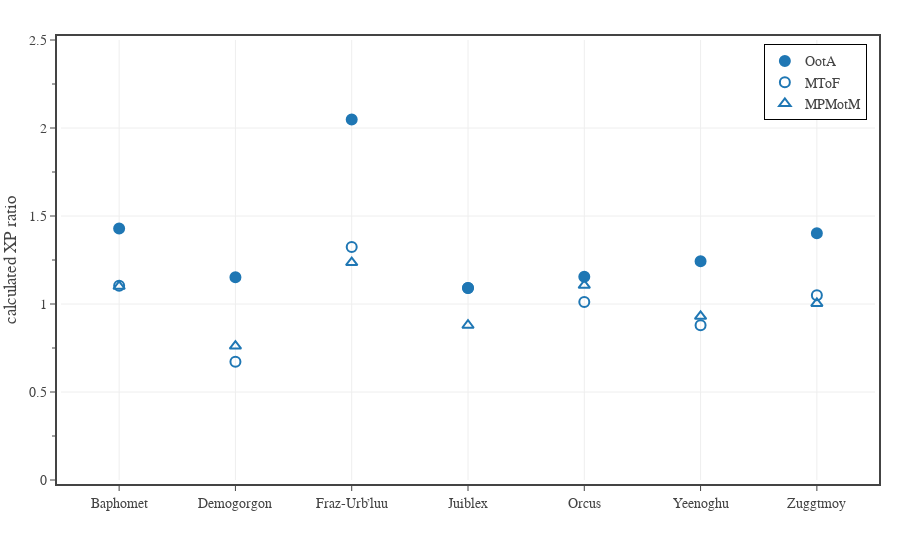

The cell this chart's notebook holds for it:
### Code cell
# list of monsters published in two different books
df1 = df0[df0['CR'].between(1,30) & df0['Legendary'].isin(['LL'])]
dfG = df1.groupby(['Monster','Book']).size().to_frame('Total').reset_index()
dfG = dfG[dfG['Total'].gt(0)]
dfG = dfG.groupby(['Monster']).size().to_frame('Total').reset_index()
dfG = dfG[dfG['Total'].gt(2)]
dupMonsters = dfG['Monster'].tolist()

df1 = df1[df1['Monster'].isin(dupMonsters)]

#books = list(df1['Book'].unique())
books = ['OotA', 'MToF', 'MPMotM']
colors = plt.rcParams['axes.prop_cycle'].by_key()['color']
markers = [
    dict(
        color='#1f77b4', 
        line=dict(color='#1f77b4', width=2),
        size=10,
        symbol='circle',
    ),
    dict(
        color='rgba(0,0,0,0.0)', 
        line=dict(color='#1f77b4', width=2),
        size=10, 
        symbol='circle',
    ),
    dict(
        color='rgba(0,0,0,0.0)', 
        line=dict(color='#1f77b4', width=2),
        size=10, 
        symbol='triangle-up',
    )
]

# create figure
fig = go.Figure(
    layout=go.Layout(
        template=TFB_TEMPLATE,
        xaxis=dict(
            range=[-0.5, len(dupMonsters)-0.5],
        ),
        yaxis=dict(
            title_text='calculated XP ratio',
            range=[0, 2.5],
            tick0=0, dtick=0.5,
            minor=dict(tick0=0, dtick=0.25),
        ),
        legend=dict(
            yanchor='top',  y=0.99,
            xanchor='right', x=0.99,
            orientation='v',
        ),
    )
)

# plot data
for book, color, marker in zip(books, colors, markers):
    data = df1[df1['Book'].isin([book])]
    xpr_mean = np.mean(data['eXP Ratio'])
    xpr_std = np.std(data['eXP Ratio'])
    print(f'{book}: {xpr_mean:.2f} ({xpr_std:.2f})')
    text = [f'{x:.0f}' for x in data['CR'].to_list()]
    fig.add_trace(go.Scatter(
        x=data['Monster'], 
        y=data['eXP Ratio'],
        mode='markers',
        marker=marker,
        name=book,
        text=text,
        hovertemplate=
            f'<b>Book:</b> {book}<br>'+
            '<b>Monster:</b> %{x}<br>'+
            '<b>CR:</b> %{text}<br>'+
            '<b>XP ratio:</b> %{y:.2f}'+
            '<extra></extra>'
    ))


# show figure
fig.show(config=TFB_CONFIG)

# save large format figure
if SAVEFIGS:
    file_name = f'./fig-exp-ratio-vs-monster-demon-lords-large.html'
    fig.write_html(
        file_name, 
        include_plotlyjs=False, 
        full_html=False, 
        config=TFB_CONFIG
    )
    # add style to figure
    with open(file_name, 'r') as fin:
        fig_soup = BeautifulSoup(fin, 'html.parser')

    fig_soup.div['class'] = 'plotly-div-large'
    #fig_soup.div['style'] = 'width:800px; min-width:50%; max-width:100%'
    with open(file_name, 'wb') as fout:
        fout.write(fig_soup.prettify('utf-8'))

# save small format figure
if SAVEFIGS:
    fig.update_traces(marker=dict(size=6))
    fig.update_layout(font=dict(size=10), legend=dict(font=dict(size=10)))
    file_name = f'./fig-exp-ratio-vs-monster-demon-lords-small.html'
    fig.write_html(
        file_name, 
        include_plotlyjs=False, 
        full_html=False, 
        config=TFB_CONFIG
    )
    # add style to figure
    with open(file_name, 'r') as fin:
        fig_soup = BeautifulSoup(fin, 'html.parser')

    fig_soup.div['class'] = 'plotly-div-small'
    fig_soup.div['style'] = 'aspect-ratio: 600/500;'
    with open(file_name, 'wb') as fout:
        fout.write(fig_soup.prettify('utf-8'))

### Figure 1 — Plotly figure (JSON) as saved in the notebook; plotly's stock layout.template omitted (floating-point values rounded to 4 significant figures)
{"data": [{"hovertemplate": "<b>Book:</b> OotA<br><b>Monster:</b> %{x}<br><b>CR:</b> %{text}<br><b>XP ratio:</b> %{y:.2f}<extra></extra>", "marker": {"color": "#1f77b4", "line": {"color": "#1f77b4", "width": 2}, "size": 10, "symbol": "circle"}, "mode": "markers", "name": "OotA", "text": ["23", "26", "23", "23", "26", "24", "23"], "type": "scatter", "x": ["Baphomet", "Demogorgon", "Fraz-Urb’luu", "Juiblex", "Orcus", "Yeenoghu", "Zuggtmoy"], "y": [1.429, 1.152, 2.049, 1.09, 1.155, 1.243, 1.402]}, {"hovertemplate": "<b>Book:</b> MToF<br><b>Monster:</b> %{x}<br><b>CR:</b> %{text}<br><b>XP ratio:</b> %{y:.2f}<extra></extra>", "marker": {"color": "rgba(0,0,0,0.0)", "line": {"color": "#1f77b4", "width": 2}, "size": 10, "symbol": "circle"}, "mode": "markers", "name": "MToF", "text": ["23", "26", "24", "23", "26", "24", "23"], "type": "scatter", "x": ["Baphomet", "Demogorgon", "Fraz-Urb’luu", "Juiblex", "Orcus", "Yeenoghu", "Zuggtmoy"], "y": [1.103, 0.6722, 1.323, 1.09, 1.012, 0.8788, 1.05]}, {"hovertemplate": "<b>Book:</b> MPMotM<br><b>Monster:</b> %{x}<br><b>CR:</b> %{text}<br><b>XP ratio:</b> %{y:.2f}<extra></extra>", "marker": {"color": "rgba(0,0,0,0.0)", "line": {"color": "#1f77b4", "width": 2}, "size": 10, "symbol": "triangle-up"}, "mode": "markers", "name": "MPMotM", "text": ["23", "26", "24", "24", "26", "25", "23"], "type": "scatter", "x": ["Baphomet", "Demogorgon", "Fraz-Urb’luu", "Juiblex", "Orcus", "Yeenoghu", "Zuggtmoy"], "y": [1.101, 0.761, 1.235, 0.8793, 1.106, 0.9301, 1.003]}], "layout": {"legend": {"orientation": "v", "x": 0.99, "xanchor": "right", "y": 0.99, "yanchor": "top"}, "xaxis": {"range": [-0.5, 6.5]}, "yaxis": {"dtick": 0.5, "minor": {"dtick": 0.25, "tick0": 0}, "range": [0, 2.5], "tick0": 0, "title": {"text": "calculated XP ratio"}}}}
